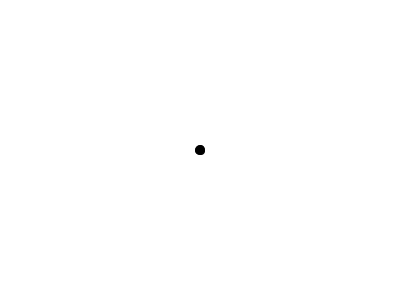
Frame 1 (no input)
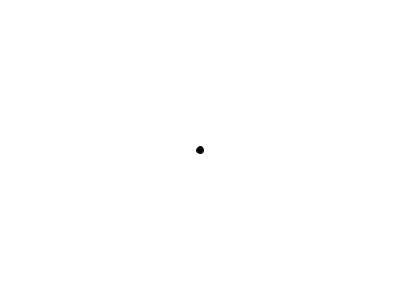
Frame 60 (the mouse pressed at the canvas centre just before this capture)
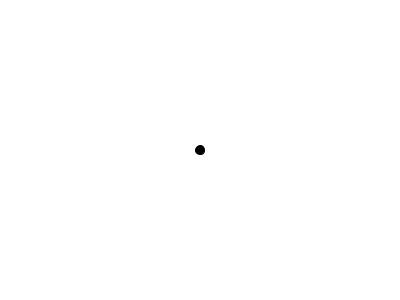
Frame 120 (the mouse held since frame 60 and released just before this capture)

The Processing sketch that drew these frames (run headless with seeded random() and noise(); from frame 60 on, the mouse is pressed at the canvas centre):

// Processing sketch: test_gaussian_distribution
// ── test_gaussian_distribution.pde
import java.util.Random;

Random generator;


void setup(){

size(400,300);

generator = new Random();

}



void draw(){

  
  float mean = 10;
  float deviation = 3;
  
  background(255);
  fill(0);
  float h = (float) generator.nextGaussian();
  h *= deviation;
  h += mean;
  ellipse(width/2, height/2, h,h);
}
